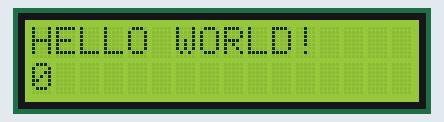
Recording of a sketch running on a simulated Arduino Uno, built with avr-gcc and run on an emulated ATmega328P. Shown: 16×2 character LCD.

Above: at 0.1 s.
At 4.1 s:
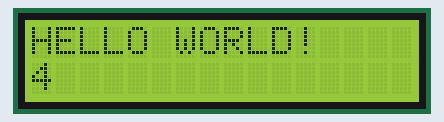
At 9.1 s:
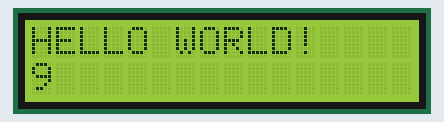
At 19.1 s:
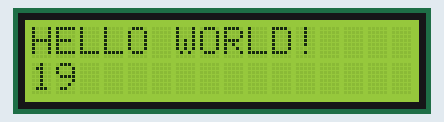
At 29.1 s:
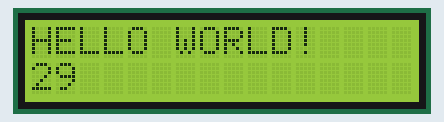
At 39.1 s:
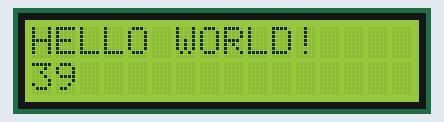

Measured:
- what the display in image 1 shows lasts 1.0 s, from 4.0 s to 5.0 s

The sketch:

Lab6.ino
```cpp
#include <LiquidCrystal_I2C.h>
LiquidCrystal_I2C lcdfunction(0x3F,2,1,0,4,5,6,7,3,POSITIVE);
void setup() {
  // put your setup code here, to run once:
  lcdfunction.begin(16,2);
  lcdfunction.setCursor(0,0);
  lcdfunction.print("HELLO WORLD!");
}
void loop() {
  // put your main code here, to run repeatedly:
  lcdfunction.setCursor(0,1);
  lcdfunction.print(millis()/1000);
}
```
